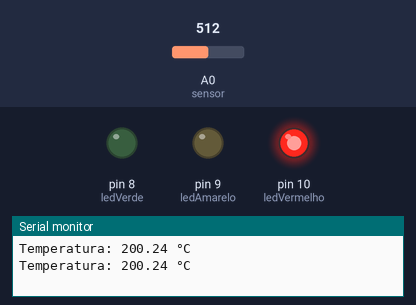
A sketch run on a simulated Arduino Uno, built with avr-gcc and run on an emulated ATmega328P. On the bench: output pins drawn as LEDs (lit = HIGH), the last lines printed to the serial monitor. The inputs (shaded band) are chosen by the test bench; at power-on: A0 (sensor) = 512.

Above: at 1.8 s.
1.9 s: A0 (sensor) set to 184
3.4 s: A0 (sensor) set to 167
At 4.4 s:
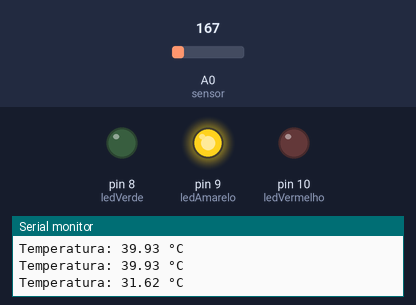
5.5 s: A0 (sensor) set to 122
At 7.2 s:
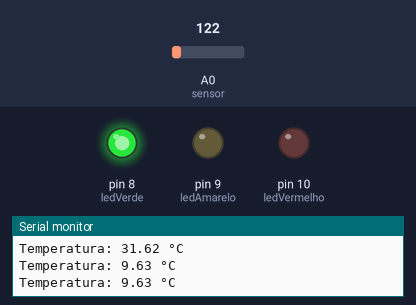
7.5 s: A0 (sensor) set to 306
At 8.8 s:
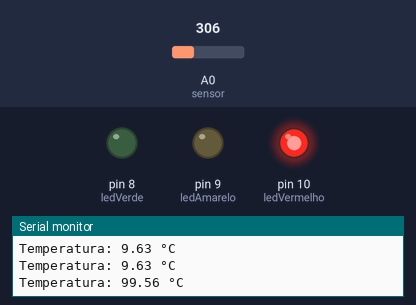
9.5 s: A0 (sensor) set to 22
At 10.4 s:
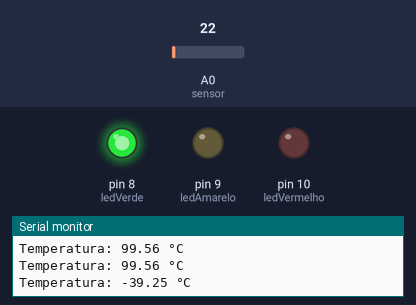
Timing chart, 0 to 12.5 s (numbered marks = the images above; inputs shaded):
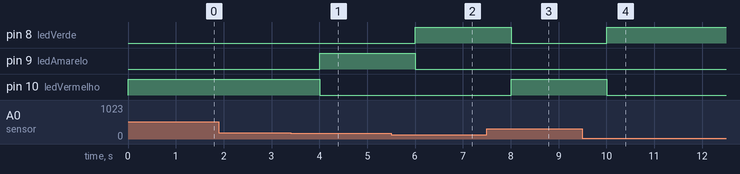

Measured:
- the behaviour switches between 168 and 167 on A0 (sensor) (found by bisection; images 0 and 1)
- after the input at 3.4 s, pin 9 (ledAmarelo): LOW → HIGH after 0.60 s; pin 10 (ledVermelho): HIGH → LOW after 0.60 s
- after the input at 5.5 s, pin 8 (ledVerde): LOW → HIGH after 0.51 s; pin 9 (ledAmarelo): HIGH → LOW after 0.51 s
- after the input at 7.5 s, pin 8 (ledVerde): HIGH → LOW after 0.51 s; pin 10 (ledVermelho): LOW → HIGH after 0.51 s
- after the input at 9.5 s, pin 8 (ledVerde): LOW → HIGH after 0.51 s; pin 10 (ledVermelho): HIGH → LOW after 0.51 s

The sketch:

codigo.ino
```cpp
const int sensor = A0;

const int ledVerde = 8;
const int ledAmarelo = 9;
const int ledVermelho = 10;

float temperatura;
int leitura;

void setup() {
  pinMode(ledVerde, OUTPUT);
  pinMode(ledAmarelo, OUTPUT);
  pinMode(ledVermelho, OUTPUT);

  Serial.begin(9600);
}

void loop() {

  leitura = analogRead(sensor);

  float tensao = leitura * (5.0 / 1023.0);

  temperatura = (tensao - 0.5) * 100.0;

  Serial.print("Temperatura: ");
  Serial.print(temperatura);
  Serial.println(" °C");

  if (temperatura < 28.0) {

    digitalWrite(ledVerde, HIGH);
    digitalWrite(ledAmarelo, LOW);
    digitalWrite(ledVermelho, LOW);

  }
  else if (temperatura < 32.0) {

    digitalWrite(ledVerde, LOW);
    digitalWrite(ledAmarelo, HIGH);
    digitalWrite(ledVermelho, LOW);

  }
  else {

    digitalWrite(ledVerde, LOW);
    digitalWrite(ledAmarelo, LOW);
    digitalWrite(ledVermelho, HIGH);

  }

  delay(1000);
}
```
